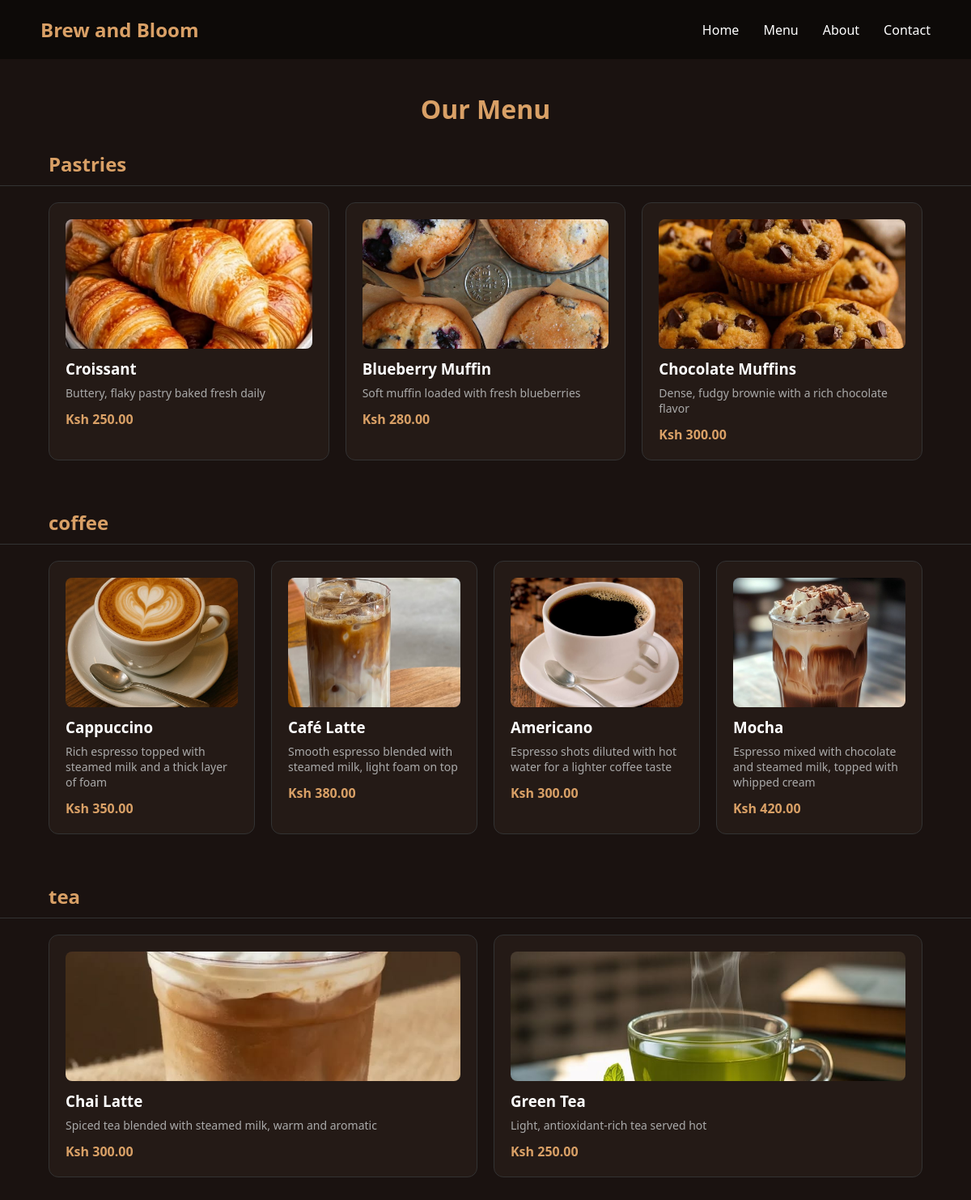
The app's page /menu/ with its own data.
### cafe/models.py (models this page shows, shortened)
class MenuItem(models.Model):
    name=models.CharField(max_length=100)
    description=models.TextField(blank=True)
    price=models.DecimalField(max_digits=6,decimal_places=2)
    category=models.CharField(max_length=50)
    image=models.ImageField(upload_to='menu_images/',blank=True,null=True)

### cafe/views.py (the view)
# urls.py: path('menu/',views.menu,name='menu'),
def menu(request):
    items= MenuItem.objects.all().order_by('category')
    return render(request, 'cafe/menu.html', {'items':items})

### cafe/templates/cafe/menu.html
{%extends 'cafe/base.html' %}
{% block content %}
<h1 class="page-title">Our Menu</h1>
{% regroup items by category as category_list %}
{% for category in category_list %}
    <h2 class="category-title">{{ category.grouper }}</h2>
    <div class="menu-grid">
        {% for item in category.list %}
            <div class="menu-card">
                {% if item.image %}
                    <img src="{{ item.image.url }}" alt="{{ item.name }}" class="menu-image">
                {% endif %}
                <h3 class="menu-item-title">{{ item.name }}</h3>
                <p class="description">{{ item.description }}</p>
                <p class="price">Ksh {{ item.price }}</p>
            </div>
        {% endfor %}
    </div>
{% endfor %}
{% endblock %}

### cafe/templates/cafe/base.html (shortened to what this page needs)
{% load static %}
<!DOCTYPE html>
<html lang="en">
<head>
    <link rel="stylesheet" type="text/css" href="{% static 'css/style.css' %}">
</head>
<body class="{% block body_class %}{% endblock %}">
    <nav class="navbar">
        <div class="logo">Brew and Bloom</div>
        <ul class="nav-links" id="navLinks">
            <li><a href="{% url 'home' %}">Home</a></li>
            <li><a href="{% url 'menu' %}">Menu</a></li>
            <li><a href="{% url 'about' %}">About</a></li>
            <li><a href="{% url 'contact' %}">Contact</a></li>
        </ul>
    </nav>
    <div class="content">
        {% block content %}
        {% endblock %}
    </div>
</body>
</html>

### static/css/style.css (style rules this page uses)
* { margin: 0; padding: 0; box-sizing: border-box; font-family: 'Segoe UI', sans-serif; }
body { background-color: #1a1210; color: #fff; }
.navbar { display: flex; justify-content: space-between; align-items: center; padding: 20px 50px; background-color: #0d0a08; }
.logo { font-size: 24px; font-weight: bold; color: #d9a066; }
.nav-links { display: flex; list-style: none; gap: 30px; }
.nav-links a { color: #fff; text-decoration: none; font-weight: 500; }
.page-title { text-align: center; padding: 40px 0 10px; color: #d9a066; }
.category-title { padding: 20px 60px 10px; color: #d9a066; border-bottom: 1px solid #333; }
.menu-grid { display: grid; grid-template-columns: repeat(auto-fit, minmax(220px, 1fr)); gap: 20px; padding: 20px 60px 40px; }
.menu-card { background-color: #241a16; padding: 20px; border-radius: 12px; border: 1px solid #333; transition: transform 0.2s ease; }
.menu-card h3 { color: #fff; margin-bottom: 8px; }
.menu-card .description { color: #aaa; font-size: 14px; margin-bottom: 12px; }
.menu-card .price { color: #d9a066; font-weight: bold; }
.menu-image { width: 100%; height: 160px; object-fit: cover; border-radius: 8px; margin-bottom: 12px; transition: transform 0.4s ease; overflow: hidden; }
.menu-card { overflow: hidden; }
.menu-card { animation: fadeInUp 0.8s ease forwards; opacity: 0; }

### records on screen
MenuItem: grouper "Pastries", image (picture), name "Croissant", description "Buttery, flaky pastry baked fresh daily", price "250.00"
MenuItem: image (picture), name "Blueberry Muffin", description "Soft muffin loaded with fresh blueberries", price "280.00"
MenuItem: image (picture), name "Chocolate Muffins", description "Dense, fudgy brownie with a rich chocolate flavor", price "300.00"
MenuItem: grouper "coffee", image (picture), name "Cappuccino", description "Rich espresso topped with steamed milk and a thick layer of foam", price "350.00"
MenuItem: image (picture), name "Café Latte", description "Smooth espresso blended with steamed milk, light foam on top", price "380.00"
MenuItem: image (picture), name "Americano", description "Espresso shots diluted with hot water for a lighter coffee taste", price "300.00"
MenuItem: image (picture), name "Mocha", description "Espresso mixed with chocolate and steamed milk, topped with whipped cream", price "420.00"
MenuItem: grouper "tea", image (picture), name "Chai Latte", description "Spiced tea blended with steamed milk, warm and aromatic", price "300.00"
MenuItem: image (picture), name "Green Tea", description "Light, antioxidant-rich tea served hot", price "250.00"
